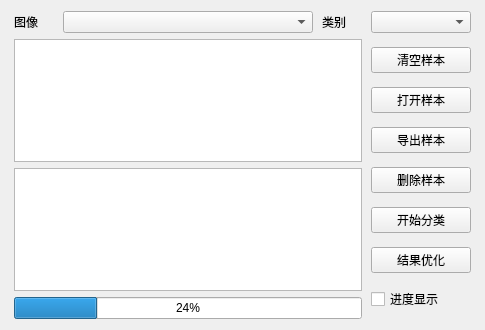
<?xml version="1.0" encoding="UTF-8"?>
<ui version="4.0">
 <class>toolbar</class>
 <widget class="QWidget" name="toolbar">
  <property name="geometry">
   <rect>
    <x>0</x>
    <y>0</y>
    <width>485</width>
    <height>330</height>
   </rect>
  </property>
  <property name="windowTitle">
   <string>分类工具</string>
  </property>
  <layout class="QGridLayout" name="gridLayout">
   <item row="0" column="2">
    <widget class="QLabel" name="label_2">
     <property name="maximumSize">
      <size>
       <width>40</width>
       <height>16777215</height>
      </size>
     </property>
     <property name="text">
      <string>类别</string>
     </property>
    </widget>
   </item>
   <item row="0" column="1">
    <widget class="QComboBox" name="comboBox_2">
     <property name="enabled">
      <bool>true</bool>
     </property>
     <property name="maximumSize">
      <size>
       <width>250</width>
       <height>400</height>
      </size>
     </property>
    </widget>
   </item>
   <item row="0" column="3">
    <widget class="QComboBox" name="comboBox">
     <property name="maximumSize">
      <size>
       <width>100</width>
       <height>900</height>
      </size>
     </property>
    </widget>
   </item>
   <item row="0" column="0">
    <widget class="QLabel" name="label">
     <property name="maximumSize">
      <size>
       <width>40</width>
       <height>16777215</height>
      </size>
     </property>
     <property name="text">
      <string>图像</string>
     </property>
    </widget>
   </item>
   <item row="2" column="0" colspan="3">
    <layout class="QVBoxLayout" name="verticalLayout">
     <item>
      <widget class="QTableWidget" name="tableWidget">
       <property name="selectionMode">
        <enum>QAbstractItemView::MultiSelection</enum>
       </property>
      </widget>
     </item>
     <item>
      <widget class="QTextBrowser" name="textBrowser"/>
     </item>
     <item>
      <widget class="QProgressBar" name="progressBar">
       <property name="value">
        <number>24</number>
       </property>
      </widget>
     </item>
    </layout>
   </item>
   <item row="2" column="3">
    <layout class="QVBoxLayout" name="verticalLayout_2">
     <item>
      <widget class="QPushButton" name="pushButton">
       <property name="maximumSize">
        <size>
         <width>100</width>
         <height>16777215</height>
        </size>
       </property>
       <property name="text">
        <string>清空样本</string>
       </property>
      </widget>
     </item>
     <item>
      <widget class="QPushButton" name="pushButton_4">
       <property name="maximumSize">
        <size>
         <width>100</width>
         <height>16777215</height>
        </size>
       </property>
       <property name="text">
        <string>打开样本</string>
       </property>
      </widget>
     </item>
     <item>
      <widget class="QPushButton" name="pushButton_3">
       <property name="maximumSize">
        <size>
         <width>100</width>
         <height>16777215</height>
        </size>
       </property>
       <property name="text">
        <string>导出样本</string>
       </property>
      </widget>
     </item>
     <item>
      <widget class="QPushButton" name="pushButton_6">
       <property name="maximumSize">
        <size>
         <width>100</width>
         <height>16777215</height>
        </size>
       </property>
       <property name="text">
        <string>删除样本</string>
       </property>
      </widget>
     </item>
     <item>
      <widget class="QPushButton" name="pushButton_5">
       <property name="maximumSize">
        <size>
         <width>100</width>
         <height>16777215</height>
        </size>
       </property>
       <property name="text">
        <string>开始分类</string>
       </property>
      </widget>
     </item>
     <item>
      <widget class="QPushButton" name="pushButton_2">
       <property name="maximumSize">
        <size>
         <width>100</width>
         <height>16777215</height>
        </size>
       </property>
       <property name="text">
        <string>结果优化</string>
       </property>
      </widget>
     </item>
     <item>
      <widget class="QCheckBox" name="checkBox">
       <property name="maximumSize">
        <size>
         <width>100</width>
         <height>16777215</height>
        </size>
       </property>
       <property name="text">
        <string>进度显示</string>
       </property>
      </widget>
     </item>
    </layout>
   </item>
  </layout>
 </widget>
 <layoutdefault spacing="6" margin="11"/>
 <resources/>
 <connections>
  <connection>
   <sender>pushButton_2</sender>
   <signal>clicked()</signal>
   <receiver>toolbar</receiver>
   <slot>click_pushButton_2()</slot>
   <hints>
    <hint type="sourcelabel">
     <x>406</x>
     <y>232</y>
    </hint>
    <hint type="destinationlabel">
     <x>409</x>
     <y>34</y>
    </hint>
   </hints>
  </connection>
  <connection>
   <sender>comboBox</sender>
   <signal>currentTextChanged(QString)</signal>
   <receiver>toolbar</receiver>
   <slot>textchanged(QString)</slot>
   <hints>
    <hint type="sourcelabel">
     <x>469</x>
     <y>31</y>
    </hint>
    <hint type="destinationlabel">
     <x>304</x>
     <y>15</y>
    </hint>
   </hints>
  </connection>
  <connection>
   <sender>pushButton_6</sender>
   <signal>clicked()</signal>
   <receiver>toolbar</receiver>
   <slot>click_deletButoon()</slot>
   <hints>
    <hint type="sourcelabel">
     <x>406</x>
     <y>156</y>
    </hint>
    <hint type="destinationlabel">
     <x>525</x>
     <y>6</y>
    </hint>
   </hints>
  </connection>
  <connection>
   <sender>pushButton_3</sender>
   <signal>clicked()</signal>
   <receiver>toolbar</receiver>
   <slot>click_outputButton()</slot>
   <hints>
    <hint type="sourcelabel">
     <x>406</x>
     <y>118</y>
    </hint>
    <hint type="destinationlabel">
     <x>714</x>
     <y>0</y>
    </hint>
   </hints>
  </connection>
  <connection>
   <sender>pushButton_5</sender>
   <signal>clicked()</signal>
   <receiver>toolbar</receiver>
   <slot>starclassification()</slot>
   <hints>
    <hint type="sourcelabel">
     <x>406</x>
     <y>194</y>
    </hint>
    <hint type="destinationlabel">
     <x>714</x>
     <y>19</y>
    </hint>
   </hints>
  </connection>
  <connection>
   <sender>pushButton_4</sender>
   <signal>clicked()</signal>
   <receiver>toolbar</receiver>
   <slot>opensample()</slot>
   <hints>
    <hint type="sourcelabel">
     <x>406</x>
     <y>80</y>
    </hint>
    <hint type="destinationlabel">
     <x>714</x>
     <y>32</y>
    </hint>
   </hints>
  </connection>
  <connection>
   <sender>pushButton</sender>
   <signal>clicked()</signal>
   <receiver>toolbar</receiver>
   <slot>clearsample()</slot>
   <hints>
    <hint type="sourcelabel">
     <x>406</x>
     <y>42</y>
    </hint>
    <hint type="destinationlabel">
     <x>540</x>
     <y>-56</y>
    </hint>
   </hints>
  </connection>
  <connection>
   <sender>tableWidget</sender>
   <signal>clicked(QModelIndex)</signal>
   <receiver>toolbar</receiver>
   <slot>xuanzhong(QModelIndex)</slot>
   <hints>
    <hint type="sourcelabel">
     <x>304</x>
     <y>140</y>
    </hint>
    <hint type="destinationlabel">
     <x>1251</x>
     <y>152</y>
    </hint>
   </hints>
  </connection>
  <connection>
   <sender>checkBox</sender>
   <signal>stateChanged(int)</signal>
   <receiver>toolbar</receiver>
   <slot>hideprogress(int)</slot>
   <hints>
    <hint type="sourcelabel">
     <x>468</x>
     <y>311</y>
    </hint>
    <hint type="destinationlabel">
     <x>617</x>
     <y>208</y>
    </hint>
   </hints>
  </connection>
 </connections>
 <slots>
  <slot>click_pushButton()</slot>
  <slot>click_pushButton_2()</slot>
  <slot>textchanged(QString)</slot>
  <slot>click_deletButoon()</slot>
  <slot>click_outputButton()</slot>
  <slot>starclassification()</slot>
  <slot>opensample()</slot>
  <slot>slot2()</slot>
  <slot>clearsample()</slot>
  <slot>xuanzhong(QModelIndex)</slot>
  <slot>hideprogress(int)</slot>
  <slot>pointclassify()</slot>
 </slots>
</ui>
